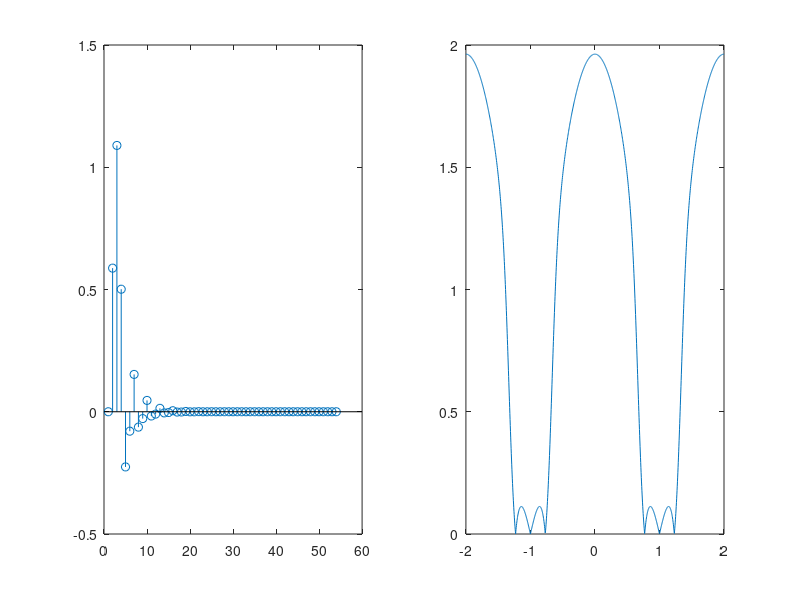

This chart was generated by the following MATLAB code:
clear;
omega = -2*pi:0.01:2*pi;
A=1;
a=0.4;
Omega0=2.0734;
n=0:50;
f=1;
T=1/f;
x_a=A*exp(-a*n*T).*sin(Omega0*n*T);
h_b=[1,2.5,2.5,1];
y=conv(x_a,h_b);
Y = zeros(1,length(omega));
for N=1:54
    Y = Y + y(N)*exp(-(N-1)*1i*omega);
end
Y=abs(Y);
subplot(1,2,1);
stem(y);
subplot(1,2,2);
plot(omega/pi,Y);